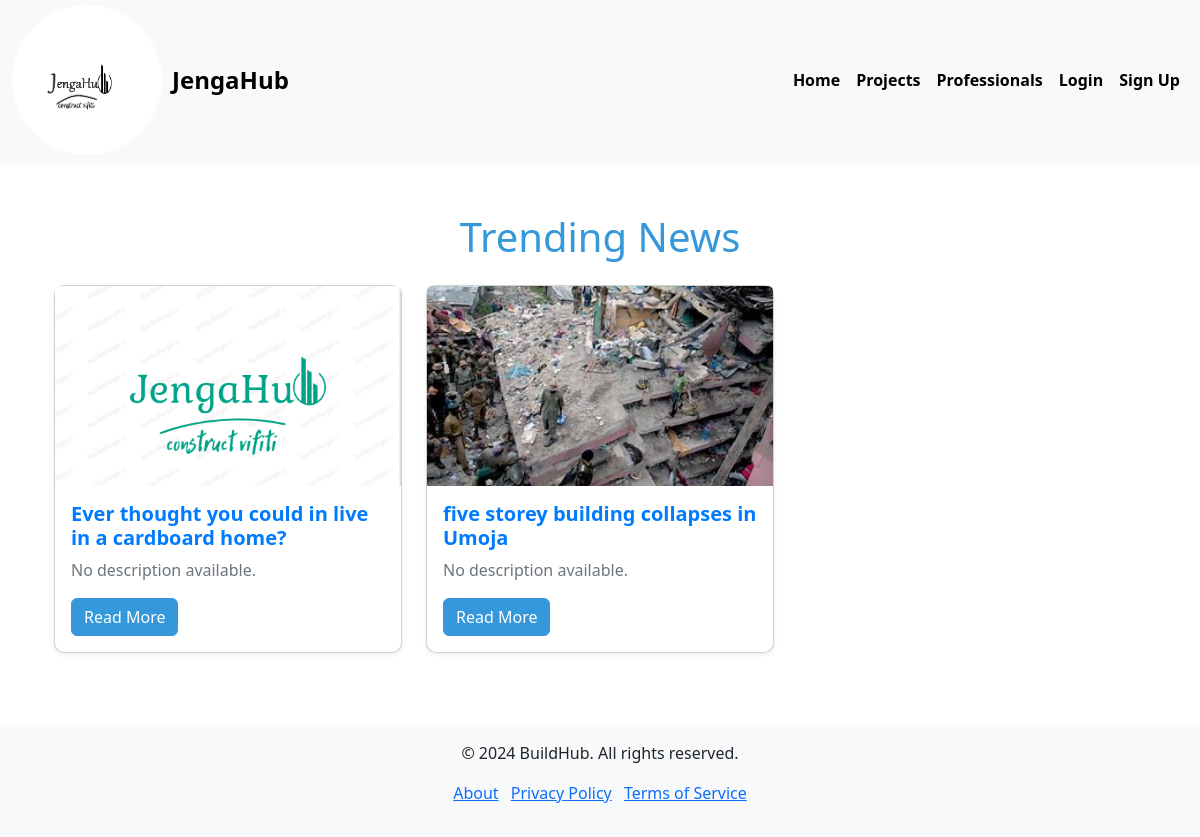
Page /jengahub/trending-news/ on the committed database.
### jengaHubApp/models.py (models this page shows, shortened)
class News(models.Model):
    title = models.CharField(max_length=255)
    content = models.TextField()
    image = models.ImageField(upload_to='news/', blank=True, null=True)
    url = models.URLField(blank=True, null=True)
    published_at = models.DateTimeField(auto_now_add=True)

### jengaHubApp/views.py (the view)
# urls.py: path('trending-news/', views.trending_news, name='trending_news'),
def trending_news(request):
    news_list = News.objects.all().order_by('-published_at')[:10]
    return render(request, 'jengaHubApp/trending_news.html', {'news_list': news_list})

### jengaHubApp/templates/jengaHubApp/trending_news.html (shortened to what this page needs)
{% extends 'base.html' %}
{% block content %}
<div class="container my-5">
    <h1 class="text-center mb-4" style="color: #3498db;">Trending News</h1>
    <div class="row">
        {% for news in news_list %}
        <div class="col-lg-4 col-md-6 col-sm-12 mb-4">
            <div class="card shadow-sm">
                {% if news.image.url %}
                    <img src="{{ news.image.url }}" class="card-img-top" alt="Image for {{ news.title }}">
                {% endif %}
                <div class="card-body">
                    <h5 class="card-title">{{ news.title }}</h5>
                    <p class="card-text">
                        {% if news.description %}
                            {{ news.description|truncatewords:20 }}
                        {% else %}
                            No description available.
                        {% endif %}
                    </p>
                    <button class="btn btn-primary read-more-btn">Read More</button>
                </div>
            </div>
        </div>
        {% empty %}
        <div class="col-12">
            <p class="text-center text-muted">No trending news found.</p>
        </div>
        {% endfor %}
    </div>
</div>
{% endblock %}

### jengaHubApp/static/styles.css (style rules this page uses)
.container { padding-top: 0px; }
.card { border-radius: 10px; transition: transform 0.5s ease-in-out, box-shadow 0.5s ease-in-out; }
.card-img-top { object-fit: cover; height: 200px; }
.card-title { font-weight: 600; color: #007bff; }
.card-text { color: #6c757d; }
.card-text { max-height: 4.5em; overflow: hidden; transition: max-height 0.3s ease; }
.card { transition: transform 0.3s ease, box-shadow 0.3s ease; }
.btn-primary { background-color: #3498db; border-color: #3498db; }

### rows in the picture
News: image (picture), title "Ever thought you could in live in a cardboard home?"
News: image (picture), title "five storey building collapses in Umoja"
